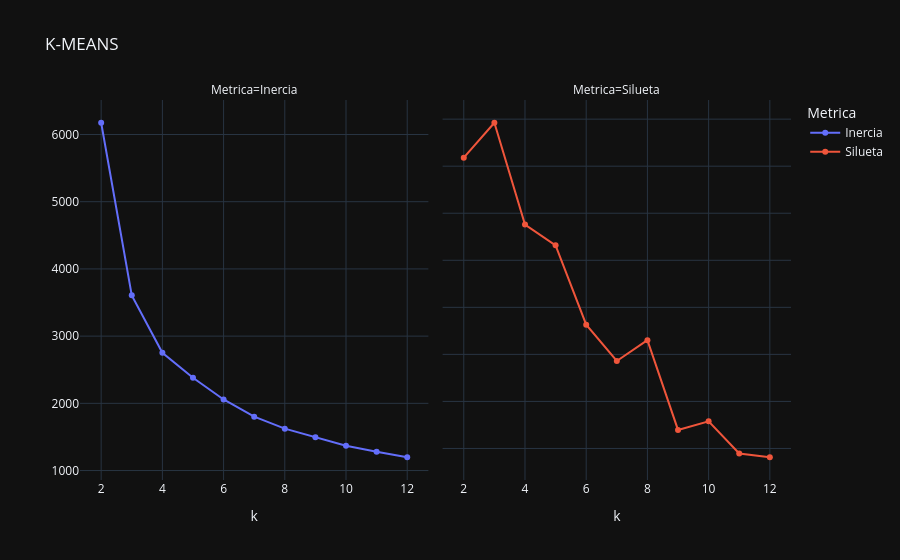

The code cell stored with this chart in its notebook:
### Code cell
df_resultados = pd.DataFrame({'k': list(k_values),'Inercia': inertia,'Silueta': silhouette_scores})
df_tot = df_resultados.melt(id_vars='k',value_vars=['Inercia', 'Silueta']
                              ,var_name='Metrica',value_name='Valor'
                              )
fig = px.line(
    df_tot, x='k',y='Valor', 
    facet_col='Metrica', # Divide el lienzo en columnas basadas en el nombre de la métrica
    color='Metrica',     # Aplica un color distinto a cada línea
    markers=True,template='plotly_dark',
    title='K-MEANS'
)
fig.update_yaxes(matches=None)
fig.for_each_yaxis(lambda yaxis: yaxis.update(title=''))
fig.update_xaxes(dtick=2)
fig.show()

### Figure 1 — Plotly figure (JSON) as saved in the notebook; plotly's stock layout.template omitted (floating-point values rounded to 4 significant figures)
{"data": [{"hovertemplate": "Metrica=Inercia<br>k=%{x}<br>Valor=%{y}<extra></extra>", "legendgroup": "Inercia", "line": {"color": "#636efa", "dash": "solid"}, "marker": {"symbol": "circle"}, "mode": "lines+markers", "name": "Inercia", "orientation": "v", "showlegend": true, "type": "scatter", "x": [2, 3, 4, 5, 6, 7, 8, 9, 10, 11, 12], "xaxis": "x", "y": [6175.0, 3607.0, 2752.0, 2380.0, 2057.0, 1801.0, 1623.0, 1496.0, 1370.0, 1279.0, 1198.0], "yaxis": "y"}, {"hovertemplate": "Metrica=Silueta<br>k=%{x}<br>Valor=%{y}<extra></extra>", "legendgroup": "Silueta", "line": {"color": "#EF553B", "dash": "solid"}, "marker": {"symbol": "circle"}, "mode": "lines+markers", "name": "Silueta", "orientation": "v", "showlegend": true, "type": "scatter", "x": [2, 3, 4, 5, 6, 7, 8, 9, 10, 11, 12], "xaxis": "x2", "y": [0.4436, 0.4585, 0.4152, 0.4063, 0.3726, 0.3572, 0.3661, 0.3279, 0.3315, 0.3178, 0.3163], "yaxis": "y2"}], "layout": {"annotations": [{"font": {}, "showarrow": false, "text": "Metrica=Inercia", "x": 0.245, "xanchor": "center", "xref": "paper", "y": 1, "yanchor": "bottom", "yref": "paper"}, {"font": {}, "showarrow": false, "text": "Metrica=Silueta", "x": 0.755, "xanchor": "center", "xref": "paper", "y": 1, "yanchor": "bottom", "yref": "paper"}], "legend": {"title": {"text": "Metrica"}, "tracegroupgap": 0}, "title": {"text": "K-MEANS"}, "xaxis": {"anchor": "y", "domain": [0, 0.49], "dtick": 2, "title": {"text": "k"}}, "xaxis2": {"anchor": "y2", "domain": [0.51, 1], "dtick": 2, "matches": "x", "title": {"text": "k"}}, "yaxis": {"anchor": "x", "domain": [0, 1], "title": {"text": ""}}, "yaxis2": {"anchor": "x2", "domain": [0, 1], "showticklabels": false, "title": {"text": ""}}}}
